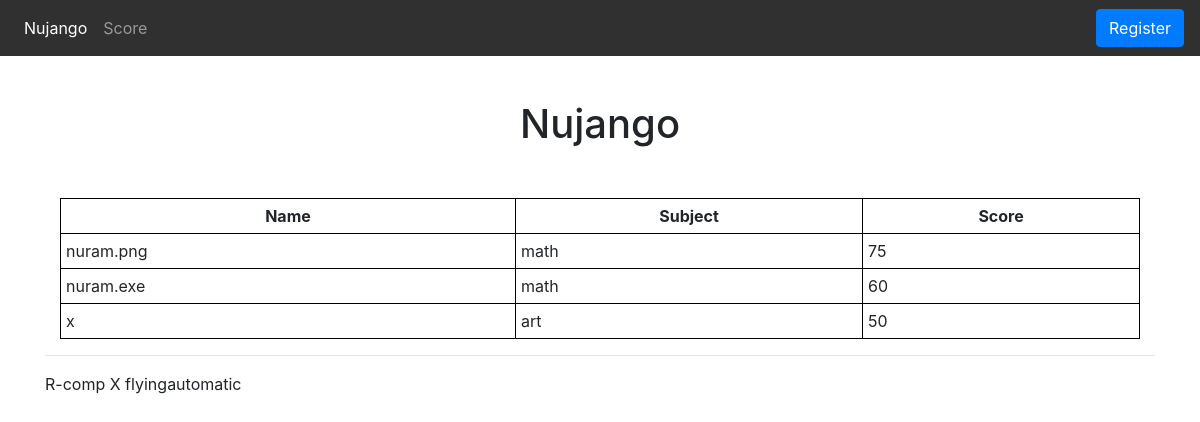
The page /score/ on the database as committed earlier.
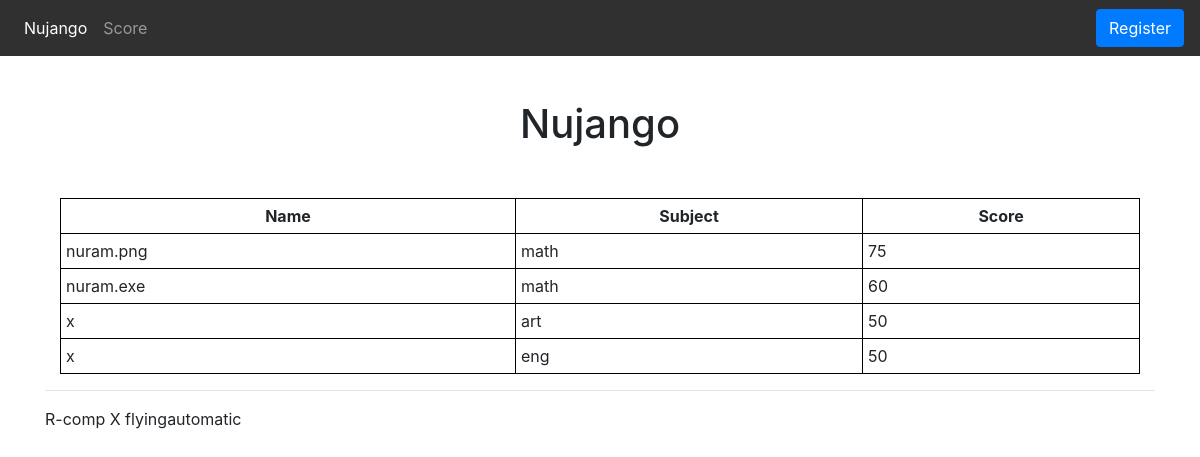
The same page on the database as committed later.
### school/models.py (models this page shows, shortened)
class Score(models.Model):
    allsubject=(('math','คณิตศาสตร์'),
                ('science','วิทยาศาสตร์'),
                ('art','ศิลปะ'),
                ('eng','ภาษาอังกฤษ'))
    subject = models.CharField(max_length=50,choices=allsubject,default='NULL')
    std_name = models.CharField(max_length=100)
    score= models.IntegerField(default=0)

### school/views.py (the view)
# urls.py: path(r'score/',showscore,name='showscore'),
def showscore(request):
    score = Score.objects.all()
    context= {'score':score}
    return render(request,'showscore.html',context)

### school/templates/showscore.html
{% extends 'base.html' %}
{% block content %}
    <div class='container'>
        <center>
            <table style='width: 100%;'>
                <tr><th><center>Name</center></th><th><center>Subject</center></th><th><center>Score</center></th><tr>
                    {% for sc in score %}
                        <tr><td>{{sc.std_name}}</td><td>{{sc.subject}}</td><td>{{sc.score}}</td></tr>
                    {% endfor %}
            </table>
        </center>
    </div>
{% endblock %}

### school/templates/base.html (shortened to what this page needs)
<!doctype html>
<html lang="en">
  <head>
    <link rel="stylesheet" href="https://maxcdn.bootstrapcdn.com/bootstrap/4.4.1/css/bootstrap.min.css">
    <link rel="stylesheet" href="https://cdnjs.cloudflare.com/ajax/libs/font-awesome/4.7.0/css/font-awesome.min.css">
  </head>
  <body>
    <nav class="navbar navbar-expand-md navbar-dark fixed-top" style='background-color: #303030;'>
  <div class="collapse navbar-collapse" id="navbarsExampleDefault">
    <ul class="navbar-nav mr-auto">
      <li class="nav-item active">
        <a class="nav-link" href="{% url 'home' %}">Nujango<span class="sr-only">(current)</span></a>
      </li>
      <li class="nav-item">
        <a class="nav-link" href="{% url 'showscore' %}">Score</a>
      </li>
    </ul>
    <div>
      <a class="btn btn-primary" href="{% url 'register' %}">Register</a>
    </div>
  </div>
</nav>
<main role="main">
  <div class="container" style="margin-top: 100px; margin-bottom: 50px" >
    <center><h1>Nujango</h1></center>
  </div>
  <div class="container">
   {% block content %}
   {% endblock %}
    <hr>
  </div>
</main>
<footer class="container">
  <p>R-comp X flyingautomatic</p>
</footer>
</body>
</html>

### school/templates/base.html (style rules this page uses)
table, th, td { border: 1px solid black; border-collapse: collapse; }
th, td { padding: 5px; text-align: left; }

Rows that differ between the two databases and show on the page:
added Score: std_name "x", subject "eng", score "50"
